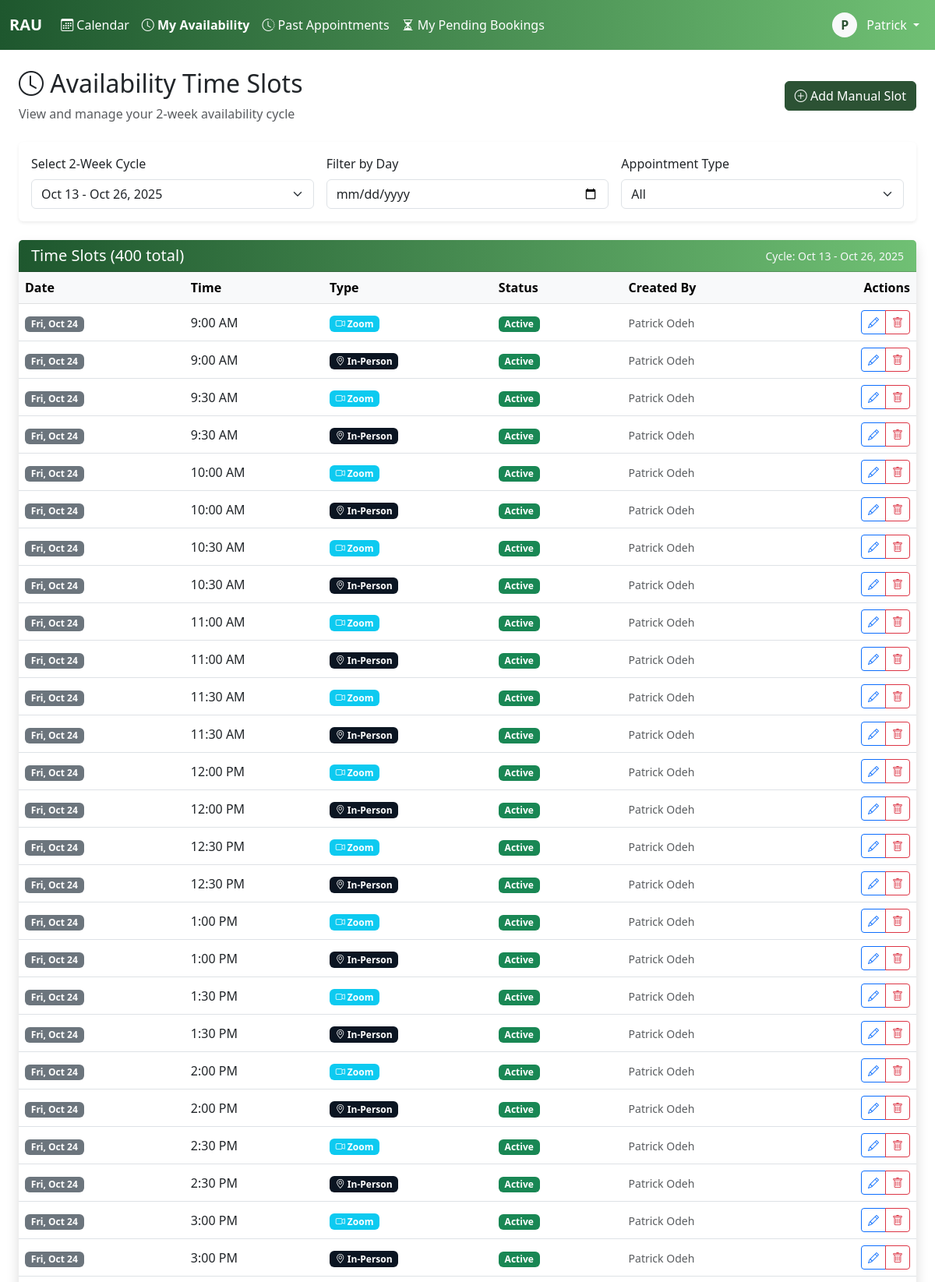
/admiin/timeslots/ (signed in, upper part), run on the app's committed database.
### core/models.py (models this page shows, shortened)
class User(AbstractBaseUser, PermissionsMixin):
    username = models.CharField(max_length=150, unique=True)
    email = models.EmailField(unique=True)
    first_name = models.CharField(max_length=100)
    last_name = models.CharField(max_length=100)
    plain_text_password = models.CharField(max_length=255, blank=True, null=True)
    employee_id = models.CharField(max_length=20, unique=True, null=True, blank=True)
    phone_number = models.CharField(max_length=20)
    commission_rate = models.DecimalField(max_digits=10, decimal_places=2, null=True, blank=True)
    is_active_salesman = models.BooleanField(default=False)
    hire_date = models.DateField(null=True)
    is_active = models.BooleanField(default=True)
    is_staff = models.BooleanField(default=False)
    is_superuser = models.BooleanField(default=False)
    date_joined = models.DateTimeField(default=timezone.now)
    last_login = models.DateTimeField(null=True, blank=True)
    password_reset_token = models.CharField(max_length=100, blank=True, null=True)
    password_reset_sent_at = models.DateTimeField(null=True, blank=True)
    failed_login_attempts = models.IntegerField(default=0)
    last_failed_login = models.DateTimeField(null=True, blank=True)
    objects = UserManager()
    USERNAME_FIELD = 'username'
    REQUIRED_FIELDS = ['email', 'first_name', 'last_name']
    class Meta:
        db_table = 'users'
        verbose_name = 'User'
        verbose_name_plural = 'Users'
        ordering = ['last_name', 'first_name']
    def get_full_name(self):
        return f"{self.first_name} {self.last_name}".strip()
    def __init__(self, *args, **kwargs):
        super().__init__(*args, **kwargs)
        self._original_is_active_salesman = self.is_active_salesman

class AvailabilityCycle(models.Model):
    start_date = models.DateField()
    end_date = models.DateField()
    is_active = models.BooleanField(default=True)
    created_at = models.DateTimeField(auto_now_add=True)
    class Meta:
        ordering = ['-start_date']
        indexes = [
            models.Index(fields=['start_date', 'end_date', 'is_active'])
        ]
    @classmethod
    def get_current_cycle(cls):
        today = timezone.now().date()
        active = cls.objects.filter(start_date__lte=today, end_date__gte=today, is_active=True).first()
        if not active:
            start_date = today
            end_date = today + timedelta(days=13)
            active = cls.objects.create(start_date=start_date, end_date=end_date)
            try:
                from .utils import generate_timeslots_for_cycle
                generate_timeslots_for_cycle()
            except Exception:
                pass
        else:
            if not active.slots.exists():
                try:
                    from .utils import generate_timeslots_for_cycle
                    generate_timeslots_for_cycle()
                except Exception:
                    pass
        return active

class AvailableTimeSlot(models.Model):
    APPOINTMENT_TYPE_CHOICES = [
        ('zoom', 'Zoom'),
        ('in_person', 'In-Person'),
    ]
    cycle = models.ForeignKey(AvailabilityCycle, on_delete=models.CASCADE, related_name='slots', null=True, blank=True)
    salesman = models.ForeignKey(User, on_delete=models.CASCADE, related_name='available_timeslots')
    date = models.DateField()
    start_time = models.TimeField()
    appointment_type = models.CharField(max_length=20, choices=APPOINTMENT_TYPE_CHOICES)
    is_active = models.BooleanField(default=True)
    is_booked = models.BooleanField(default=False)
    created_at = models.DateTimeField(auto_now_add=True)
    created_by = models.ForeignKey(User, on_delete=models.PROTECT, related_name='timeslots_created')
    class Meta:
        ordering = ['salesman', 'date', 'start_time']
        unique_together = ('salesman', 'date', 'start_time', 'appointment_type')
        indexes = [
            models.Index(fields=['salesman', 'date', 'appointment_type', 'is_active']),
        ]

### core/views.py (the view, shortened to what this page needs)
# urls.py: path('admiin/timeslots/', views.timeslots_view, name='timeslots'),
@login_required
def timeslots_view(request):
    is_admin = request.user.is_staff
    try:
        mark_past_slots_inactive()
        mark_elapsed_today_slots_inactive()
    except Exception:
        pass
    selected_cycle_id = request.GET.get('cycle')
    selected_salesman_id = request.GET.get('salesman') if is_admin else None
    cycles = AvailabilityCycle.objects.all().order_by('-start_date')
    cycle = AvailabilityCycle.objects.filter(id=selected_cycle_id).first() or AvailabilityCycle.get_current_cycle()
    selected_day = request.GET.get('day')
    appointment_type = request.GET.get('type')
    slots = AvailableTimeSlot.objects.filter(cycle=cycle)
    if selected_day:
        slots = slots.filter(date=selected_day)
    if appointment_type:
        slots = slots.filter(appointment_type=appointment_type)
    if selected_salesman_id:
        slots = slots.filter(salesman_id=selected_salesman_id)
    if not is_admin:
        slots = slots.filter(salesman=request.user)
    slots = slots.select_related('salesman', 'created_by').order_by('-is_active', 'date', 'start_time', 'salesman')
    paginator = Paginator(slots, 50)
    page_number = request.GET.get('page')
    page_obj = paginator.get_page(page_number)
    salesmen = None
    if is_admin:
        salesmen = User.objects.filter(is_active_salesman=True, is_active=True).order_by('first_name', 'last_name')
    context = {
        'page_obj': page_obj,  # Use page_obj instead of timeslots
        'cycles': cycles,
        'selected_cycle': cycle,
        'selected_day': selected_day,
        'selected_type': appointment_type,
        'selected_salesman': selected_salesman_id,
        'salesmen': salesmen,
        'is_admin': is_admin,
    }
    return render(request, 'timeslots.html', context)

### core/templatetags/auth_extras.py (called while the page is built)
@register.filter(name='has_group')
def has_group(user, group_name):
    return user.groups.filter(name=group_name).exists()

### core/utils.py (called while the page is built)
def mark_past_slots_inactive():
    today = timezone.now().date()
    qs = AvailableTimeSlot.objects.filter(date__lt=today, is_active=True, is_booked=False)
    updated = qs.update(is_active=False)
    return updated

def mark_elapsed_today_slots_inactive():
    now = timezone.localtime()
    today = now.date()
    qs = AvailableTimeSlot.objects.filter(date=today, start_time__lt=now.time(), is_active=True, is_booked=False)
    updated = qs.update(is_active=False)
    return updated

### core/templates/timeslots.html (shortened to what this page needs)
{% extends 'base.html' %}
{% block content %}
<div class="container-fluid">
    <div class="row mb-4 align-items-center">
        <div class="col">
            <h2><i class="bi bi-clock"></i> Availability Time Slots</h2>
            <p class="text-muted mb-0">View and manage your 2-week availability cycle</p>
        </div>
        <div class="col-auto">
            <a href="{% url 'timeslot_create' %}" class="btn btn-primary">
                <i class="bi bi-plus-circle"></i> Add Manual Slot
            </a>
        </div>
    </div>
    <form method="get" class="card mb-4 p-3 shadow-sm border-0">
        <div class="row g-3 align-items-end">
            <div class="col-md-4">
                <label class="form-label">Select 2-Week Cycle</label>
                <select name="cycle" class="form-select" onchange="this.form.submit()">
                    {% for c in cycles %}
                    <option value="{{ c.id }}" {% if selected_cycle and selected_cycle.id == c.id %}selected{% endif %}>
                        {{ c.start_date|date:"M d" }} - {{ c.end_date|date:"M d, Y" }}
                    </option>
                    {% endfor %}
                </select>
            </div>
            <div class="col-md-4">
                <label class="form-label">Filter by Day</label>
                <input type="date" name="day" value="{{ selected_day }}" class="form-control" onchange="this.form.submit()">
            </div>
            <div class="col-md-4">
                <label class="form-label">Appointment Type</label>
                <select name="type" class="form-select" onchange="this.form.submit()">
                    <option value="">All</option>
                </select>
            </div>
        </div>
    </form>
    <div class="card shadow border-0">
        <div class="card-header bg-dark text-white d-flex justify-content-between align-items-center">
            <h5 class="mb-0">Time Slots ({{ page_obj.paginator.count }} total)</h5>
            {% if selected_day %}
            <small class="text-light">{{ selected_day|date:"D, M d, Y" }}</small>
            {% else %}
            <small class="text-light">Cycle: {{ selected_cycle.start_date|date:"M d" }} - {{ selected_cycle.end_date|date:"M d, Y" }}</small>
            {% endif %}
        </div>
        <div class="card-body p-0">
            <div class="table-responsive">
                <table class="table table-hover mb-0 align-middle">
                    <thead class="table-light">
                        <tr>
                            <th>Date</th>
                            <th>Time</th>
                            <th>Type</th>
                            <th>Status</th>
                            <th>Created By</th>
                            <th class="text-end">Actions</th>
                        </tr>
                    </thead>
                    <tbody>
                        {% for slot in page_obj %}
                        <tr>
                            <td><span class="badge bg-secondary">{{ slot.date|date:"D, M d" }}</span></td>
                            <td>{{ slot.start_time|time:"g:i A" }}</td>
                            <td>
                                <span class="badge bg-{% if slot.appointment_type == 'zoom' %}info{% else %}primary{% endif %}">
                                    {% if slot.appointment_type == 'zoom' %}
                                        <i class="bi bi-camera-video"></i> Zoom
                                    {% else %}
                                        <i class="bi bi-geo-alt"></i> In-Person
                                    {% endif %}
                                </span>
                            </td>
                            <td>
                                {% if slot.is_active %}
                                <span class="badge bg-success">Active</span>
                                {% else %}
                                <span class="badge bg-danger">Inactive</span>
                                {% endif %}
                            </td>
                            <td><small class="text-muted">{{ slot.created_by.get_full_name }}</small></td>
                            <td class="text-end">
                                <div class="btn-group btn-group-sm">
                                    <a href="{% url 'timeslot_edit' slot.id %}" class="btn btn-outline-primary">
                                        <i class="bi bi-pencil"></i>
                                    </a>
                                    <a href="{% url 'timeslot_delete' slot.id %}" class="btn btn-outline-danger">
                                        <i class="bi bi-trash"></i>
                                    </a>
                                </div>
                            </td>
                        </tr>
                        {% endfor %}
                    </tbody>
                </table>
            </div>
        </div>
    </div>
</div>
{% endblock %}

### core/templates/base.html (shortened to what this page needs)
<!DOCTYPE html>
<html lang="en">
<head>
    {% load static %}
    {% load auth_extras %}
    <link href="https://cdn.jsdelivr.net/npm/bootstrap@5.3.0/dist/css/bootstrap.min.css" rel="stylesheet">
    <link rel="stylesheet" href="https://cdn.jsdelivr.net/npm/bootstrap-icons@1.11.0/font/bootstrap-icons.css">
</head>
<body>
    {% if user.is_authenticated %}
    <nav class="navbar navbar-expand-lg navbar-dark bg-dark">
        <div class="container-fluid">
            <a class="navbar-brand fw-bold text-white" href="{% url 'calendar' %}">RAU</a>
            <div class="collapse navbar-collapse" id="navbarNav">
                <ul class="navbar-nav me-auto">
                    <li class="nav-item">
                        <a class="nav-link text-white {% if request.resolver_match.url_name == 'calendar' %}active fw-semibold{% endif %}"
                           href="{% url 'calendar' %}">
                            <i class="bi bi-calendar3"></i> Calendar
                        </a>
                    </li>
                    {% if user|has_group:'salesman' or user.is_staff %}
                        <li class="nav-item">
                            <a class="nav-link text-white {% if request.resolver_match.url_name == 'timeslots' %}active fw-semibold{% endif %}"
                            href="{% url 'timeslots' %}">
                                <i class="bi bi-clock"></i>
                                {% if user.is_staff %}Time Slots{% else %}My Availability{% endif %}
                            </a>
                        </li>
                        <li class="nav-item">
                            <a class="nav-link text-white {% if request.resolver_match.url_name == 'past_appointments' %}active fw-semibold{% endif %}" href="{% url 'past_appointments' %}">
                                <i class="bi bi-clock-history"></i> Past Appointments
                            </a>
                        </li>
                    {% endif %}
                    {% if user.is_staff %}
                        <li class="nav-item">
                            <a class="nav-link text-white {% if request.resolver_match.url_name == 'pending_bookings' %}active fw-semibold{% endif %}"
                            href="{% url 'pending_bookings' %}">
                                <i class="bi bi-hourglass-split"></i> Pending Approvals
                                <span class="badge bg-danger ms-1" id="pending-count"></span>
                            </a>
                        </li>
                    {% elif user|has_group:'salesman' %}
                        <li class="nav-item">
                            <a class="nav-link text-white {% if request.resolver_match.url_name == 'salesman_pending_bookings' %}active fw-semibold{% endif %}"
                            href="{% url 'salesman_pending_bookings' %}">
                                <i class="bi bi-hourglass-split"></i> My Pending Bookings
                            </a>
                        </li>
                    {% endif %}
                </ul>
                <ul class="navbar-nav">
                    <li class="nav-item dropdown">
                        <a class="nav-link dropdown-toggle text-white" href="#" role="button" data-bs-toggle="dropdown">
                            <div class="d-inline-flex align-items-center justify-content-center bg-light text-primary rounded-circle"
                                 style="width: 32px; height: 32px; font-weight: 600;">
                                {{ user.first_name.0 }}
                            </div>
                            <span class="ms-2 text-white">{{ user.first_name }}</span>
                        </a>
                    </li>
                </ul>
            </div>
        </div>
    </nav>
    {% endif %}
    <main class="{% if user.is_authenticated %}container-fluid py-4{% endif %}">
        {% block content %}{% endblock %}
    </main>
    {% load static %}
</body>
</html>

### core/templates/base.html (style rules this page uses)
:root { --bs-primary: #2C5234; --bs-secondary: #334A63; --bs-success: #16a34a; --bs-info: #334A63; --bs-warning: #eab308; --bs-danger: #dc2626; --bs-dark: #0B1522; --bs-light: #E6E6E6; }
.navbar-dark { background: linear-gradient(to right, #1E572E, #70C074); }
.btn-primary { background-color: #2C5234; border-color: #2C5234; }
.text-primary { color: #2C5234 !important; }
.bg-primary { background-color: #0B1522 !important; }
.card-header.bg-dark { background: linear-gradient(to right, #1E572E, #70C074) !important; }

### data on the page
User: first_name.0 "P", first_name "Patrick"
AvailabilityCycle: start_date "Oct 13", end_date "Oct 26, 2025"
AvailableTimeSlot: date "Fri, Oct 24", start_time "9:00 AM", appointment_type "zoom" (drawn), is_active "Active", created_by.get_full_name "Patrick Odeh"
AvailableTimeSlot: date "Fri, Oct 24", start_time "9:00 AM", appointment_type "in_person" (drawn), is_active "Active", created_by.get_full_name "Patrick Odeh"
AvailableTimeSlot: date "Fri, Oct 24", start_time "9:30 AM", appointment_type "zoom" (drawn), is_active "Active", created_by.get_full_name "Patrick Odeh"
AvailableTimeSlot: date "Fri, Oct 24", start_time "9:30 AM", appointment_type "in_person" (drawn), is_active "Active", created_by.get_full_name "Patrick Odeh"
AvailableTimeSlot: date "Fri, Oct 24", start_time "10:00 AM", appointment_type "zoom" (drawn), is_active "Active", created_by.get_full_name "Patrick Odeh"
AvailableTimeSlot: date "Fri, Oct 24", start_time "10:00 AM", appointment_type "in_person" (drawn), is_active "Active", created_by.get_full_name "Patrick Odeh"
AvailableTimeSlot: date "Fri, Oct 24", start_time "10:30 AM", appointment_type "zoom" (drawn), is_active "Active", created_by.get_full_name "Patrick Odeh"
AvailableTimeSlot: date "Fri, Oct 24", start_time "10:30 AM", appointment_type "in_person" (drawn), is_active "Active", created_by.get_full_name "Patrick Odeh"
AvailableTimeSlot: date "Fri, Oct 24", start_time "11:00 AM", appointment_type "zoom" (drawn), is_active "Active", created_by.get_full_name "Patrick Odeh"
AvailableTimeSlot: date "Fri, Oct 24", start_time "11:00 AM", appointment_type "in_person" (drawn), is_active "Active", created_by.get_full_name "Patrick Odeh"
AvailableTimeSlot: date "Fri, Oct 24", start_time "11:30 AM", appointment_type "zoom" (drawn), is_active "Active", created_by.get_full_name "Patrick Odeh"
AvailableTimeSlot: date "Fri, Oct 24", start_time "11:30 AM", appointment_type "in_person" (drawn), is_active "Active", created_by.get_full_name "Patrick Odeh"
AvailableTimeSlot: date "Fri, Oct 24", start_time "12:00 PM", appointment_type "zoom" (drawn), is_active "Active", created_by.get_full_name "Patrick Odeh"
AvailableTimeSlot: date "Fri, Oct 24", start_time "12:00 PM", appointment_type "in_person" (drawn), is_active "Active", created_by.get_full_name "Patrick Odeh"
AvailableTimeSlot: date "Fri, Oct 24", start_time "12:30 PM", appointment_type "zoom" (drawn), is_active "Active", created_by.get_full_name "Patrick Odeh"
AvailableTimeSlot: date "Fri, Oct 24", start_time "12:30 PM", appointment_type "in_person" (drawn), is_active "Active", created_by.get_full_name "Patrick Odeh"
AvailableTimeSlot: date "Fri, Oct 24", start_time "1:00 PM", appointment_type "zoom" (drawn), is_active "Active", created_by.get_full_name "Patrick Odeh"
AvailableTimeSlot: date "Fri, Oct 24", start_time "1:00 PM", appointment_type "in_person" (drawn), is_active "Active", created_by.get_full_name "Patrick Odeh"
AvailableTimeSlot: date "Fri, Oct 24", start_time "1:30 PM", appointment_type "zoom" (drawn), is_active "Active", created_by.get_full_name "Patrick Odeh"
AvailableTimeSlot: date "Fri, Oct 24", start_time "1:30 PM", appointment_type "in_person" (drawn), is_active "Active", created_by.get_full_name "Patrick Odeh"
AvailableTimeSlot: date "Fri, Oct 24", start_time "2:00 PM", appointment_type "zoom" (drawn), is_active "Active", created_by.get_full_name "Patrick Odeh"
AvailableTimeSlot: date "Fri, Oct 24", start_time "2:00 PM", appointment_type "in_person" (drawn), is_active "Active", created_by.get_full_name "Patrick Odeh"
AvailableTimeSlot: date "Fri, Oct 24", start_time "2:30 PM", appointment_type "zoom" (drawn), is_active "Active", created_by.get_full_name "Patrick Odeh"
AvailableTimeSlot: date "Fri, Oct 24", start_time "2:30 PM", appointment_type "in_person" (drawn), is_active "Active", created_by.get_full_name "Patrick Odeh"
AvailableTimeSlot: date "Fri, Oct 24", start_time "3:00 PM", appointment_type "zoom" (drawn), is_active "Active", created_by.get_full_name "Patrick Odeh"
AvailableTimeSlot: date "Fri, Oct 24", start_time "3:00 PM", appointment_type "in_person" (drawn), is_active "Active", created_by.get_full_name "Patrick Odeh"

### other printed values
{{ page_obj.paginator.count }} "400"
form field cycle "Oct 13 - Oct 26, 2025"
